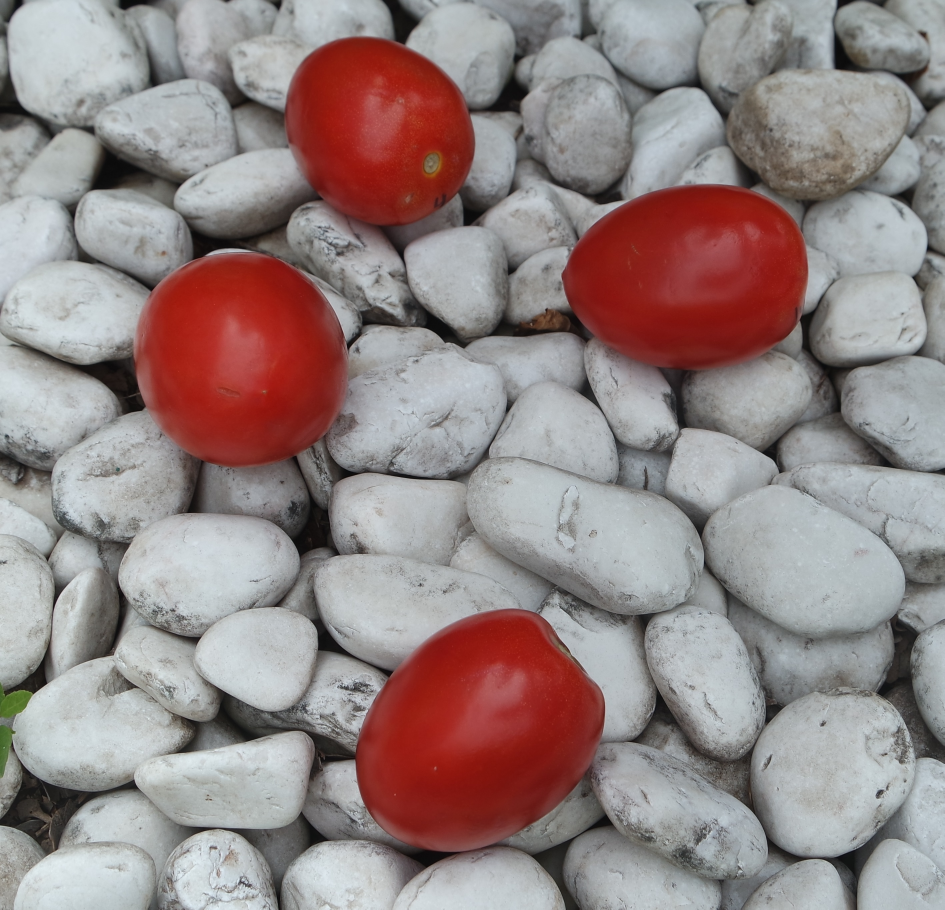
#> input picture Jit1.JPG, 2833 x 2729 px (shown at 1/3 size)
$ python examenSegundoParcial.py
#> lines starting #> are read from the running program, lines starting #| are printed output that depends on the picture; after the words box and inside, x2 and y2 are one past the last pixel; in counts of white or black regions, pixels touching at a corner belong together; long printed decimals are rounded
import cv2 as cv
import numpy as np
from math import sqrt
from sklearn.cluster import KMeans


def img_kmeans(img, k):
    # Obtener cada canal por separado
    copy = img.copy()
    r = copy[:, :, 0]
    g = copy[:, :, 1]
    b = copy[:, :, 2]

    # Redimensionar cada canal para crear el modelo
    xr = r.reshape((-1, 1))
    xg = g.reshape((-1, 1))
    xb = b.reshape((-1, 1))

    # Concatenar canales redimensionados
    x = np.concatenate((xr, xg, xb), axis=1)

    # Aplicar algoritmo KMeans
    model = KMeans(n_clusters=k)
    model.fit(x)

    clusters = model.cluster_centers_
    labels = model.labels_

    # Asignar valores obtenidos del KMeans a una nueva imagen, comenzando por obtener los
    # resultados por canal y redimensionarlos a las escalas de la imagen original
    rows = xr.shape[0]
    for i in range(rows):
        xr[i] = clusters[labels[i]][0]
        xg[i] = clusters[labels[i]][1]
        xb[i] = clusters[labels[i]][2]

    # Volver a dimensionar los canales a su tamaño original
    xr.shape = r.shape
    xg.shape = g.shape
    xb.shape = b.shape
    xr = xr[:, :, np.newaxis]
    xg = xg[:, :, np.newaxis]
    xb = xb[:, :, np.newaxis]

    # Se concatenan los tres canales obtenidos en una única imagen resultante
    result = np.concatenate((xr, xg, xb), axis=2)
    return (result, clusters.astype(np.uint8))


def umbralize(img, values):
    rows = img.shape[0]
    cols = img.shape[1]
    r = img[:, :, 0]
    g = img[:, :, 1]
    b = img[:, :, 2]

    result = np.zeros(rows * cols, dtype=np.uint8).reshape(rows, cols)

    # Umbralizar a blanco los valores de la imagen que empaten con los valores
    # del centroide dado
    for i in range(rows):
        for j in range(cols):
            if r[i][j] == values[0] and g[i][j] == values[1] and b[i][j] == values[2]:
                result[i, j] = 255
            else:
                result[i, j] = 0

    return result


def count_pixels(img):
    rows = img.shape[0]
    cols = img.shape[1]

    count = 0
    for i in range(rows):
        for j in range(cols):
            if img[i][j] == 255:
                count += 1
    return count


def get_objects(img, clusters):
    # Crear una imagen umbralizada por cada centroide obtenido
    clusters_array = [umbralize(img, c) for c in clusters]

    # Contar pixeles con intensidad 255 de cada imagen umbralizada
    counts = [count_pixels(c) for c in clusters_array]

    # Crear arreglo de las imagenes umbralizadas junto a su cantidad de
    # pixeles con valor 255
    zipped = list(zip(counts, clusters_array))
    zipped =  sorted(zipped, key=lambda x: x[0])

    return (zipped[1][1], clusters_array)


def half_point(p1, p2):
    x = (p1[0] + p2[0]) / 2
    y = (p1[1] + p2[1]) / 2
    return [x, y]

def distance(p1, p2):
    return sqrt((p1[0] - p2[0])**2 + (p1[1] - p2[1])**2)


def main():
    # Leer imagen original
    img = cv.imread("./Jit1.JPG")
#> img is the input picture: shape (2729, 2833, 3); mean B, G, R 132.9, 133.5, 148.4

    # Redimensionar imagen al 15% para poder observarla completa durante el procesamiento
    # de la misma. Esto debido a que al tener una resolución tan grande, mi pantalla es
    # incapaz de proyectarla completamente, permitiéndome ver únicamente unas cuantas
    # rocas de la esquina superior izquierda
    width = int(img.shape[1] * 15 / 100)
#> width = 424
    height = int(img.shape[0] * 15 / 100)
#> height = 409
    img = cv.resize(img, (width, height))
#> img: shape (409, 424, 3)
    img = img.astype(np.uint8)

    # Clonar la imagen original para no alterarla durante el procesamiento
    copy = img.copy()

    # Aplicar el algoritmo KMeans para obtener la imagen segmentada por colores y sus clústers
    # Se pasa la copia de la imagen original y se indican 4 clústers a obtener
    kmeans, clusters = img_kmeans(copy, 4)
#> in img_kmeans, `r = copy[:, :, 0]`:
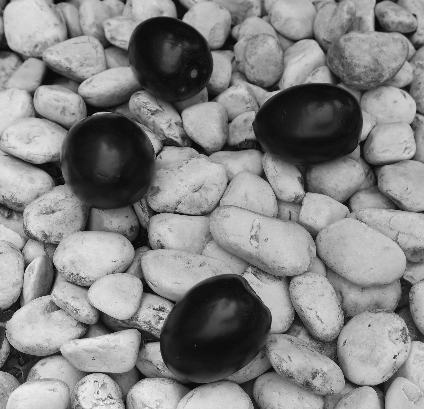
#> r: shape (409, 424); min 2, max 245, mean 132.8
#> in img_kmeans, `xb = xb[:, :, np.newaxis]`:
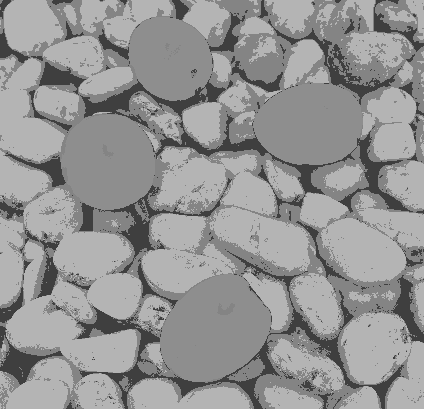
#> xb: shape (409, 424, 1); min 63, max 180, mean 147.9
#> clusters = [[187, 185, 180], [57, 59, 63], [30, 36, 142], [131, 132, 132]]

    # Se crea una imagen umbralizada por cada clúster obtenido del algoritmo KMeans, obteniendo
    # asi k imágenes umbralizadas dentro del arreglo "all_objects" y la imagen objetivo (la de
    # los jitomates) en la variable "objects"
    objects, all_objects = get_objects(kmeans, clusters)
#> after the loop in umbralize, `for i in range(rows):`:
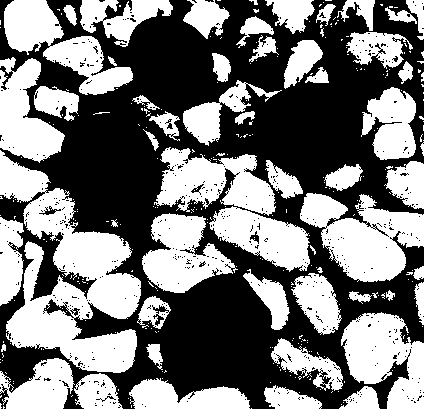
#> result: shape (409, 424); 47.4% white; 313 white regions (256 under 20 px), largest, box (x1, y1, x2, y2) and area: (0, 150, 141, 373) 14459, (300, 193, 424, 282) 6443, (341, 312, 424, 409) 5086
#> after the loop in umbralize (call 2), `for i in range(rows):`:
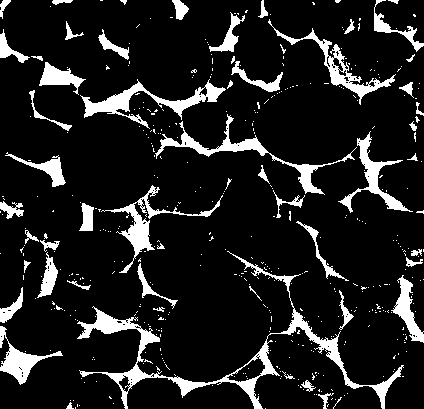
#> result: shape (409, 424); 12.3% white; 449 white regions (396 under 20 px), largest, box (x1, y1, x2, y2) and area: (77, 251, 404, 409) 4365, (80, 79, 226, 129) 1688, (155, 114, 357, 195) 1647
#> after the loop in umbralize (call 3), `for i in range(rows):`:
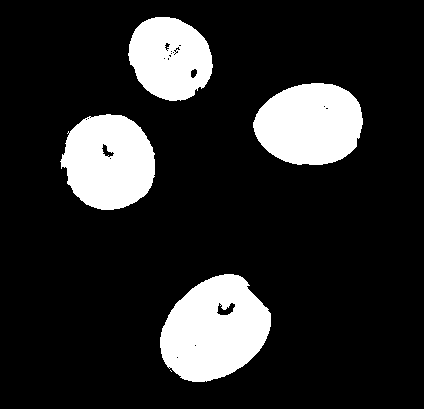
#> result: shape (409, 424); 16.1% white; 5 white regions (1 under 20 px), largest, box (x1, y1, x2, y2) and area: (160, 274, 271, 382) 8530, (253, 83, 363, 165) 7093, (60, 114, 155, 210) 6967, (128, 17, 213, 101) 5336
#> after the loop in umbralize (call 4), `for i in range(rows):`:
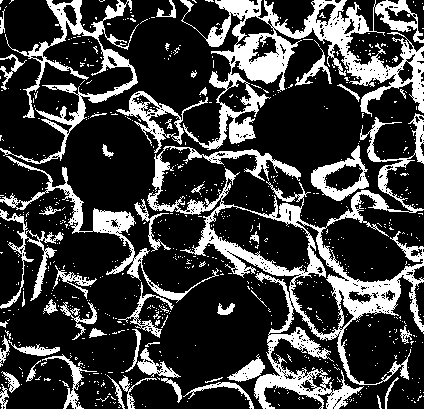
#> result: shape (409, 424); 24.2% white; 772 white regions (719 under 20 px), largest, box (x1, y1, x2, y2) and area: (147, 113, 424, 409) 13950, (180, 0, 424, 150) 10287, (0, 0, 139, 164) 3770
#> in get_objects, `clusters_array = [umbralize(img, c) for c in clusters]`: clusters_array = 4 items
#> in get_objects, `counts = [count_pixels(c) for c in clusters_array]`: counts = [82255, 21244, 27928, 41989]
#> in get_objects, `zipped = list(zip(counts, clusters_array))`: zipped = 4 items
#> all_objects = 4 items

    # Para eliminar los bordes pequeños resultantes de la umbralización, se suaviza la imagen
    # con los objetos, aplicando el filtro Gaussiano, con un kernel de 5x5 y sigma=0
    gauss = cv.GaussianBlur(objects, (5, 5), 0)

    # Se detectan los bordes de la imagen suavizada utilizando el algoritmo "Canny", el cual
    # recibe un umbral inferior de 50 y uno superior de 150
    canny = cv.Canny(gauss, 50, 150)
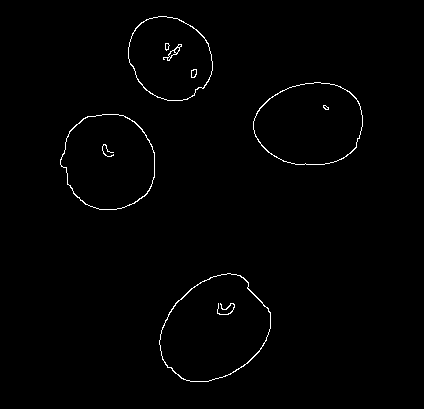
#> canny: shape (409, 424); 0.92% white in thin lines or dots, all inside (x1, y1, x2, y2) = (60, 16, 363, 382)

    # Usando la función "findContours", se almacenan los bordes en elementos separados, es
    # decir, las coordenadas de cada objeto en la imagen se almacenan en un arreglo
    # diferente dentro de la variable "contours"
    # El parámetro RETR_EXTERNAL obtiene el contorno externo de cada objeto
    # El parámetro CHAIN_APPROX_SIMPLE elimina todos los puntos redundantes de cada contornos
    contours, _ = cv.findContours(canny.copy(), cv.RETR_EXTERNAL, cv.CHAIN_APPROX_SIMPLE)
#> contours = 4 contours; box (x1, y1, x2, y2) and area: (159, 273, 271, 382) 8685, (253, 82, 363, 165) 7110, (60, 114, 155, 210) 7054, (128, 16, 213, 101) 5444

    # Imprimir cantidad de objetos encontrados
    print(f"\nSe han encontrado {len(contours)} objetos en la imagen\n")
#| Se han encontrado 4 objetos en la imagen

    # Obtener coordenadas y pintar lineas transversales
    # Usando el siguiente ciclo, se obtiene un rectángulo con área mínima rodeando cada objeto en la imagen,
    # se obtiene el ángulo de inclinación de dicho rectángulo, se obtienen los puntos exactos de la mitad del
    # rectángulo, se obtienen las líneas exactas para posteriormente pintar una línea cortándolo transversalmente
    for i in range(-len(contours), 0):
        if i % 2 == 0:                              # Tomar en cuenta el contorno 0 y 2 (jitomates 2 y 4)
            points = cv.minAreaRect(contours[i])    # Obtener puntos y ántulos del rectángulo
            box = cv.boxPoints(points)
            box = np.int0(box)

            c1, c2, c3, c4 = box        # Aignar cada esquina del rectángulo a una variable individual
            p1 = half_point(c1, c4)     # Se obtiene el punto medio vertical entre dos esquinas
            p2 = half_point(c2, c3)     # Se obtiene el punto medio vertical entre dos esquinas
            d1 = distance(p1, p2)       # Se obtiene la distancia de los dos puntos medios

            # Imprimir coordenadas y distancias
            print(f"Coordenadas del jitomate {-i}:({int(p1[0])}, {int(p1[1])}), ({int(p2[0])}, {int(p2[1])})")
            print(f"Diametro del jitomate {-i}: {d1:.5f}")

            # Pintar lineas obtenidas para cada objeto
            cv.line(img, (int(p1[0]), int(p1[1])), (int(p2[0]), int(p2[1])), (255,0,0), 2)
#> this loop made 4 passes
#> (points, c1, c2, c3, c4, p1) on passes 1, 3: (((212.3, 330.7), (116, 93.59), -37.57), [194, 403], [137, 328], [229, 258], [286, 332], [240, 367.5]), (((307.5, 123), (82, 109), -90), [362, 164], [253, 164], [253, 82], [362, 82], [362, 123])
#| Coordenadas del jitomate 4:(240, 367), (183, 293)
#| Diametro del jitomate 4: 93.804
#| Coordenadas del jitomate 2:(362, 123), (253, 123)
#| Diametro del jitomate 2: 109.000


    # Ciclo utilizado para imprimir todas las imagenes umbralizadas obtenidas de los clústers
    # resultantes del KMeans
    for i in range(len(all_objects)):
        cv.imshow(f"{i}", all_objects[i])
        cv.imwrite(f"Umbralizada_cluster_{i + 1}.png", all_objects[i])
#> this loop made 4 passes

    # Mostrar todas las imagenes del procesamiento
    cv.imshow("Original", img)                      # Imagen original
    cv.imwrite("Original.png", img)                 # Guardar imagen original
    cv.imshow("Kmeans segmentation", kmeans)        # Imagen segmentada por colores
    cv.imwrite("Kmeans_segmentation.png", kmeans)   # Guardar imagen segmentada por colores
    cv.imshow("Umbralized objects", objects)        # Objetos umbralizados
    cv.imwrite("Umbralized_objects.png", objects)   # Guardar imagen objetos umbralizados
    cv.imshow("Gauss smoothed", gauss)              # Suavizado de objetos umbralizados
    cv.imwrite("Gauss_smoothed.png", gauss)         # Guardar suavizado de objetos umbralizados
    cv.imshow("Bordered objects", canny)            # Contornos de objetos umbralizados
    cv.imwrite("Bordered_objects.png", canny)        # Guardar contornos de objetos umbralizados
    cv.waitKey()


if __name__ == "__main__":
    main()
